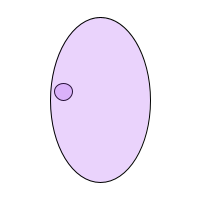
Frame 1 (no input)
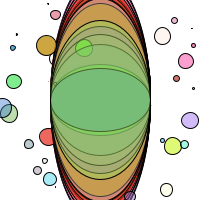
Frame 60 (the mouse pressed at the canvas centre just before this capture)
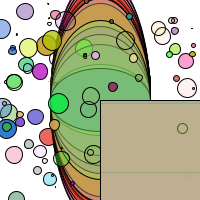
Frame 120 (the mouse held since frame 60 and released just before this capture)

The Processing sketch that drew these frames (run headless with seeded random() and noise(); from frame 60 on, the mouse is pressed at the canvas centre):

// Processing sketch: processing_9233
// ── processing_9233.pde

float r= 100;
float g= 150;
float b= 200;
float a= 200;

float diam = 20;
float x= 100;
float y= 100;

void setup() {
  size(200,200);
  background(255);
  smooth();
}

void draw() {
  r = random(255);
  g = random(255);
  b = random(255);
  a = random(255);
  diam = random(20);
  x = random(width);
  y = random(height);
  
  stroke(0);
  fill(r,g,b,a);
  ellipse(x,y,diam,diam);
  
  if (!mousePressed) {
    ellipse (width/2,height/2,100,r);
  } else {
    rect (width/2,height/2,100,r);
  }
  
}
